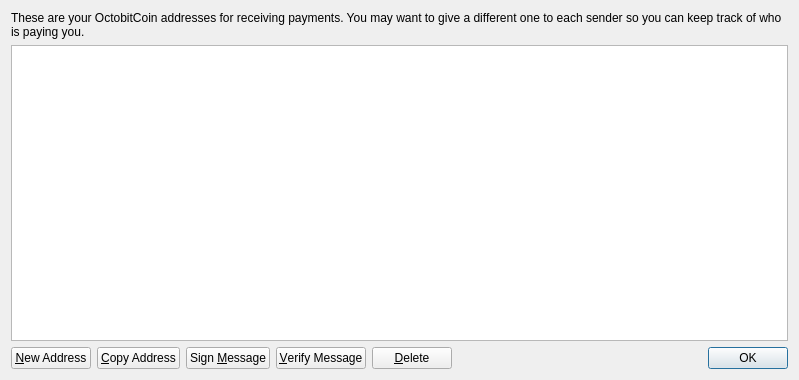
<?xml version="1.0" encoding="UTF-8"?>
<ui version="4.0">
 <class>AddressBookPage</class>
 <widget class="QWidget" name="AddressBookPage">
  <property name="geometry">
   <rect>
    <x>0</x>
    <y>0</y>
    <width>799</width>
    <height>380</height>
   </rect>
  </property>
  <property name="windowTitle">
   <string>Address Book</string>
  </property>
  <layout class="QVBoxLayout" name="verticalLayout">
   <item>
    <widget class="QLabel" name="labelExplanation">
     <property name="text">
      <string>These are your OctobitCoin addresses for receiving payments. You may want to give a different one to each sender so you can keep track of who is paying you.</string>
     </property>
     <property name="textFormat">
      <enum>Qt::PlainText</enum>
     </property>
     <property name="wordWrap">
      <bool>true</bool>
     </property>
    </widget>
   </item>
   <item>
    <widget class="QTableView" name="tableView">
     <property name="contextMenuPolicy">
      <enum>Qt::CustomContextMenu</enum>
     </property>
     <property name="toolTip">
      <string>Double-click to edit address or label</string>
     </property>
     <property name="tabKeyNavigation">
      <bool>false</bool>
     </property>
     <property name="alternatingRowColors">
      <bool>true</bool>
     </property>
     <property name="selectionMode">
      <enum>QAbstractItemView::SingleSelection</enum>
     </property>
     <property name="selectionBehavior">
      <enum>QAbstractItemView::SelectRows</enum>
     </property>
     <property name="sortingEnabled">
      <bool>true</bool>
     </property>
     <attribute name="verticalHeaderVisible">
      <bool>false</bool>
     </attribute>
    </widget>
   </item>
   <item>
    <layout class="QHBoxLayout" name="horizontalLayout">
     <item>
      <widget class="QPushButton" name="newAddressButton">
       <property name="toolTip">
        <string>Create a new address</string>
       </property>
       <property name="text">
        <string>&amp;New Address</string>
       </property>
       <property name="icon">
        <iconset resource="../bitcoin.qrc">
         <normaloff>:/icons/add</normaloff>:/icons/add</iconset>
       </property>
      </widget>
     </item>
     <item>
      <widget class="QPushButton" name="copyToClipboard">
       <property name="toolTip">
        <string>Copy the currently selected address to the system clipboard</string>
       </property>
       <property name="text">
        <string>&amp;Copy Address</string>
       </property>
       <property name="icon">
        <iconset resource="../bitcoin.qrc">
         <normaloff>:/icons/editcopy</normaloff>:/icons/editcopy</iconset>
       </property>
      </widget>
     </item>
     <item>
      <widget class="QPushButton" name="signMessage">
       <property name="toolTip">
        <string>Sign a message to prove you own a OctobitCoin address</string>
       </property>
       <property name="text">
        <string>Sign &amp;Message</string>
       </property>
       <property name="icon">
        <iconset resource="../bitcoin.qrc">
         <normaloff>:/icons/edit</normaloff>:/icons/edit</iconset>
       </property>
      </widget>
     </item>
     <item>
      <widget class="QPushButton" name="verifyMessage">
       <property name="toolTip">
        <string>Verify a message to ensure it was signed with a specified OctobitCoin address</string>
       </property>
       <property name="text">
        <string>&amp;Verify Message</string>
       </property>
       <property name="icon">
        <iconset resource="../bitcoin.qrc">
         <normaloff>:/icons/transaction_0</normaloff>:/icons/transaction_0</iconset>
       </property>
      </widget>
     </item>
     <item>
      <widget class="QPushButton" name="deleteButton">
       <property name="toolTip">
        <string>Delete the currently selected address from the list</string>
       </property>
       <property name="text">
        <string>&amp;Delete</string>
       </property>
       <property name="icon">
        <iconset resource="../bitcoin.qrc">
         <normaloff>:/icons/remove</normaloff>:/icons/remove</iconset>
       </property>
      </widget>
     </item>
     <item>
      <spacer name="horizontalSpacer">
       <property name="orientation">
        <enum>Qt::Horizontal</enum>
       </property>
       <property name="sizeHint" stdset="0">
        <size>
         <width>40</width>
         <height>20</height>
        </size>
       </property>
      </spacer>
     </item>
     <item>
      <widget class="QDialogButtonBox" name="buttonBox">
       <property name="sizePolicy">
        <sizepolicy hsizetype="Maximum" vsizetype="Fixed">
         <horstretch>0</horstretch>
         <verstretch>0</verstretch>
        </sizepolicy>
       </property>
       <property name="standardButtons">
        <set>QDialogButtonBox::Ok</set>
       </property>
      </widget>
     </item>
    </layout>
   </item>
  </layout>
 </widget>
 <resources>
  <include location="../bitcoin.qrc"/>
 </resources>
 <connections/>
</ui>
